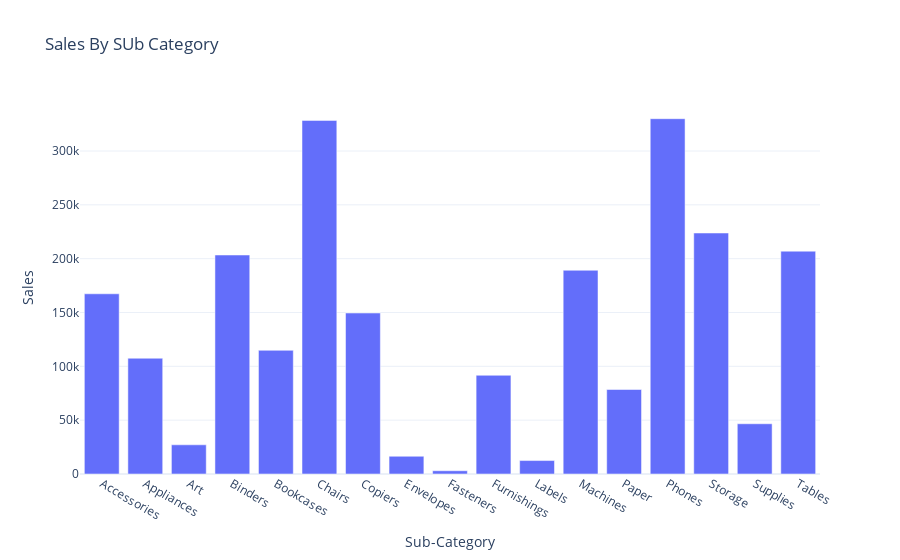

The cell this chart's notebook holds for it:
### Code cell
fig=px.bar(Sales_by_Sub_Category,x="Sub-Category",y="Sales",title="Sales By SUb Category")
fig.show()

### Figure 1 — Plotly figure (JSON) as saved in the notebook; plotly's stock layout.template omitted (floating-point values rounded to 4 significant figures)
{"data": [{"alignmentgroup": "True", "hovertemplate": "Sub-Category=%{x}<br>Sales=%{y}<extra></extra>", "legendgroup": "", "marker": {"color": "#636efa", "pattern": {"shape": ""}}, "name": "", "offsetgroup": "", "orientation": "v", "showlegend": false, "textposition": "auto", "type": "bar", "x": ["Accessories", "Appliances", "Art", "Binders", "Bookcases", "Chairs", "Copiers", "Envelopes", "Fasteners", "Furnishings", "Labels", "Machines", "Paper", "Phones", "Storage", "Supplies", "Tables"], "xaxis": "x", "y": [167400.0, 107500.0, 27120.0, 203400.0, 114900.0, 328400.0, 149500.0, 16480.0, 3024.0, 91710.0, 12490.0, 189200.0, 78480.0, 330000.0, 223800.0, 46670.0, 207000.0], "yaxis": "y"}], "layout": {"autosize": true, "barmode": "relative", "legend": {"tracegroupgap": 0}, "title": {"text": "Sales By SUb Category"}, "xaxis": {"anchor": "y", "autorange": true, "domain": [0, 1], "range": [-0.5, 16.5], "title": {"text": "Sub-Category"}, "type": "category"}, "yaxis": {"anchor": "x", "autorange": true, "domain": [0, 1], "range": [0, 347400.0], "title": {"text": "Sales"}, "type": "linear"}}}
